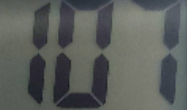
#> input picture paddle/roi_num/58e80d47435c9002c94d6_roi1.png, 187 x 110 px, found by its file name
$ python ocr_p.py
#> lines starting #> are read from the running program, lines starting #| are printed output that depends on the picture; after the words box and inside, x2 and y2 are one past the last pixel; in counts of white or black regions, pixels touching at a corner belong together
from paddleocr import PaddleOCR, draw_ocr
from matplotlib import pyplot as plt
import numpy as np
import cv2
import os
from PIL import Image, ImageFilter, ImageEnhance
from matplotlib import pyplot as plt
def crop_border(pil_image, percentage):

    width, height = pil_image.size
    border_width = int(width * percentage / 100)
    border_height = int(height * percentage / 100)

    cropped_pil_image = pil_image.crop((border_width, border_height, width - border_width, height - border_height))
    return cropped_pil_image

def cv2_to_pillow(cv2_image):
    pillow_image = Image.fromarray(cv2_image)
    return pillow_image

def pillow_to_cv2(pillow_image):
    cv2_image = cv2.cvtColor(np.array(pillow_image), cv2.COLOR_RGB2BGR)
    return cv2_image

def upscale_image(cv_image, scale_factor):
    new_width = int(cv_image.shape[1] * scale_factor)
    new_height = int(cv_image.shape[0] * scale_factor)
    img = cv2.resize(cv_image, (new_width, new_height), interpolation=cv2.INTER_CUBIC)
    return img


# input_image_path = 'inter/58e80d47435c9002c94d6-roi.png'
input_image_path = 'roi_num/58e80d47435c9002c94d6_roi1.png'
img = cv2.imread(input_image_path)
#> img is the input picture: shape (110, 187, 3); mean B, G, R 91.6, 94.6, 91.2
img = upscale_image(img, 5)
img = cv2.resize(img, None, None, fx=0.3, fy=0.3)
#> img: shape (165, 280, 3)
img = cv2.cvtColor(img, cv2.COLOR_BGR2GRAY)
#> img: shape (165, 280)
edged = cv2.adaptiveThreshold(
    img, 255, cv2.ADAPTIVE_THRESH_GAUSSIAN_C, cv2.THRESH_BINARY_INV, 9, 3
)
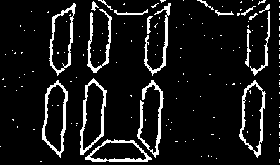
#> edged: shape (165, 280); 9.3% white in thin lines or dots

cv2.imshow("Edged", edged)
cv2.waitKey(0)
# [4 lines of commented-out code are left out]

kernel = cv2.getStructuringElement(cv2.MORPH_RECT, (8, 8))
img = cv2.dilate(edged, kernel, iterations=1)
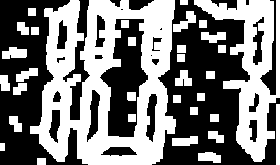
#> img: shape (165, 280); 48.2% white; 33 white regions, largest, box (x1, y1, x2, y2) and area: (30, 0, 176, 165) 13471, (194, 0, 280, 162) 5298, (276, 104, 280, 165) 244


cv2.imshow("Edged", img)
cv2.waitKey(0)
img = cv2.convertScaleAbs(img, 0.5, 2.25)
img = cv2.medianBlur(img, 5)
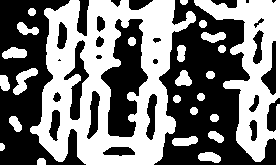
#> img: shape (165, 280); 48.4% white; 25 white regions, largest, box (x1, y1, x2, y2) and area: (30, 0, 196, 165) 14100, (194, 0, 280, 165) 5692, (13, 68, 38, 95) 298
img = cv2_to_pillow(img)
sharpened_image = img.filter(ImageFilter.SHARPEN)
img = pillow_to_cv2(img)
plt_image = cv2.cvtColor(img, cv2.COLOR_BGR2RGB)
plt.imshow(plt_image)
plt.show()
cv2.imshow('result', img)
cv2.waitKey(0)
image_name_with_extension = os.path.basename(input_image_path)
image_name, _ = os.path.splitext(image_name_with_extension)
image_path = f'edit/{image_name}-edit.png'
cv2.imwrite(image_path, img)


#> (the run stopped early here; a loop or call above may not have finished)

$ run again, with paddle/roi_num/58e80d47435c9002c94d6_roi2.png copied over paddle/roi_num/58e80d47435c9002c94d6_roi1.png
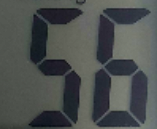
#> input picture paddle/roi_num/58e80d47435c9002c94d6_roi2.png, 157 x 129 px, found by its file name
#> img is the input picture: shape (129, 157, 3); mean B, G, R 78.9, 80, 76
#> `edged = cv2.adaptiveThreshold( img, 255, cv2.ADAPTIVE_THRESH_GAUSSIAN_..`:
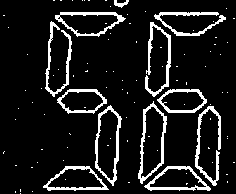
#> edged: shape (194, 236); 10.8% white; 100 white regions (88 under 20 px), largest, box (x1, y1, x2, y2) and area: (195, 106, 221, 186) 512, (138, 101, 167, 184) 500, (95, 105, 122, 186) 483
#> `img = cv2.medianBlur(img, 5)`:
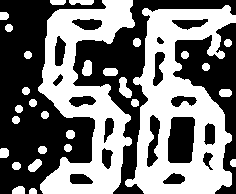
#> img: shape (194, 236); 47% white; 30 white regions, largest, box (x1, y1, x2, y2) and area: (125, 5, 236, 194) 10799, (38, 0, 135, 194) 8722, (119, 77, 132, 98) 172
